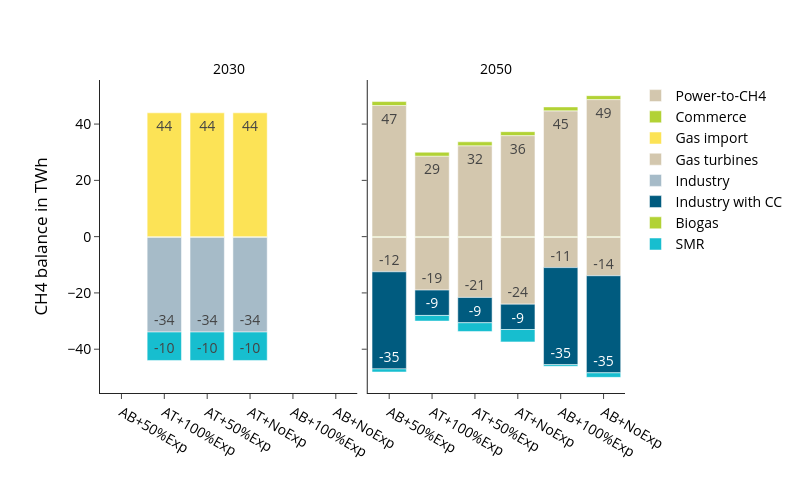

The code cell stored with this chart in its notebook:
### Code cell
fig_name = "CH4_balance_TWh"
fig = px.bar(
    df, 
    **fig_kwargs,
    color_discrete_map=colors["gas"],
    category_orders={
        "variable":list(colors["gas"].keys()),
        "scen": scen_order
        },
    #facet_col_spacing=0.1,
    labels={"value":"CH4 balance in TWh","year":"",
            "variable":"", 
            "scen":""},

)
update_layout(fig)

print("Totals per scenario and year:", demand_sum_df)
fig.show()
#save_plotly_fig(df, fig, fig, sdir, f"{idx_group_name}_{fig_name}")

### Figure 1 — Plotly figure (JSON) as saved in the notebook; plotly's stock layout.template omitted (floating-point values rounded to 4 significant figures)
{"data": [{"hovertemplate": "=%{x}<br>CH4 balance in TWh=%{text}<extra></extra>", "legendgroup": "Power-to-CH4", "marker": {"color": "#d3c7ae", "pattern": {"shape": ""}}, "name": "Power-to-CH4", "orientation": "v", "showlegend": true, "text": [44.7, 46.6, 48.7, 28.6, 32.3, 35.9], "textangle": 0, "textposition": "inside", "texttemplate": "%{y:.0f}", "type": "bar", "x": ["AB+100%Exp", "AB+50%Exp", "AB+NoExp", "AT+100%Exp", "AT+50%Exp", "AT+NoExp"], "xaxis": "x2", "y": [44.7, 46.6, 48.7, 28.6, 32.3, 35.9], "yaxis": "y2"}, {"hovertemplate": "=%{x}<br>CH4 balance in TWh=%{text}<extra></extra>", "legendgroup": "Commerce", "marker": {"color": "#b2d235", "pattern": {"shape": ""}}, "name": "Commerce", "orientation": "v", "showlegend": true, "text": [-0.3, -0.3, -0.3], "textangle": 0, "textposition": "inside", "texttemplate": "%{y:.0f}", "type": "bar", "x": ["AT+100%Exp", "AT+50%Exp", "AT+NoExp"], "xaxis": "x", "y": [-0.3, -0.3, -0.3], "yaxis": "y"}, {"hovertemplate": "=%{x}<br>CH4 balance in TWh=%{text}<extra></extra>", "legendgroup": "Commerce", "marker": {"color": "#b2d235", "pattern": {"shape": ""}}, "name": "Commerce", "orientation": "v", "showlegend": false, "text": [-0.3, -0.3, -0.3, -0.3, -0.3, -0.3], "textangle": 0, "textposition": "inside", "texttemplate": "%{y:.0f}", "type": "bar", "x": ["AB+100%Exp", "AB+50%Exp", "AB+NoExp", "AT+100%Exp", "AT+50%Exp", "AT+NoExp"], "xaxis": "x2", "y": [-0.3, -0.3, -0.3, -0.3, -0.3, -0.3], "yaxis": "y2"}, {"hovertemplate": "=%{x}<br>CH4 balance in TWh=%{text}<extra></extra>", "legendgroup": "Gas import", "marker": {"color": "#fce356", "pattern": {"shape": ""}}, "name": "Gas import", "orientation": "v", "showlegend": true, "text": [44.0, 44.0, 44.0], "textangle": 0, "textposition": "inside", "texttemplate": "%{y:.0f}", "type": "bar", "x": ["AT+100%Exp", "AT+50%Exp", "AT+NoExp"], "xaxis": "x", "y": [44.0, 44.0, 44.0], "yaxis": "y"}, {"hovertemplate": "=%{x}<br>CH4 balance in TWh=%{text}<extra></extra>", "legendgroup": "Gas turbines", "marker": {"color": "#d3c7ae", "pattern": {"shape": ""}}, "name": "Gas turbines", "orientation": "v", "showlegend": true, "text": [-10.7, -12.2, -13.6, -18.7, -21.3, -23.7], "textangle": 0, "textposition": "inside", "texttemplate": "%{y:.0f}", "type": "bar", "x": ["AB+100%Exp", "AB+50%Exp", "AB+NoExp", "AT+100%Exp", "AT+50%Exp", "AT+NoExp"], "xaxis": "x2", "y": [-10.7, -12.2, -13.6, -18.7, -21.3, -23.7], "yaxis": "y2"}, {"hovertemplate": "=%{x}<br>CH4 balance in TWh=%{text}<extra></extra>", "legendgroup": "Industry", "marker": {"color": "#a6bbc8", "pattern": {"shape": ""}}, "name": "Industry", "orientation": "v", "showlegend": true, "text": [-33.6, -33.6, -33.6], "textangle": 0, "textposition": "inside", "texttemplate": "%{y:.0f}", "type": "bar", "x": ["AT+100%Exp", "AT+50%Exp", "AT+NoExp"], "xaxis": "x", "y": [-33.6, -33.6, -33.6], "yaxis": "y"}, {"hovertemplate": "=%{x}<br>CH4 balance in TWh=%{text}<extra></extra>", "legendgroup": "Industry with CC", "marker": {"color": "#005b7f", "pattern": {"shape": ""}}, "name": "Industry with CC", "orientation": "v", "showlegend": true, "text": [-34.5, -34.5, -34.5, -9.0, -9.0, -9.0], "textangle": 0, "textposition": "inside", "texttemplate": "%{y:.0f}", "type": "bar", "x": ["AB+100%Exp", "AB+50%Exp", "AB+NoExp", "AT+100%Exp", "AT+50%Exp", "AT+NoExp"], "xaxis": "x2", "y": [-34.5, -34.5, -34.5, -9.0, -9.0, -9.0], "yaxis": "y2"}, {"hovertemplate": "=%{x}<br>CH4 balance in TWh=%{text}<extra></extra>", "legendgroup": "Biogas", "marker": {"color": "#b2d235", "pattern": {"shape": ""}}, "name": "Biogas", "orientation": "v", "showlegend": true, "text": [1.4, 1.4, 1.4, 1.4, 1.4, 1.4], "textangle": 0, "textposition": "inside", "texttemplate": "%{y:.0f}", "type": "bar", "x": ["AB+100%Exp", "AB+50%Exp", "AB+NoExp", "AT+100%Exp", "AT+50%Exp", "AT+NoExp"], "xaxis": "x2", "y": [1.4, 1.4, 1.4, 1.4, 1.4, 1.4], "yaxis": "y2"}, {"hovertemplate": "=%{x}<br>CH4 balance in TWh=%{text}<extra></extra>", "legendgroup": "SMR", "marker": {"color": "#17BECF", "pattern": {"shape": ""}}, "name": "SMR", "orientation": "v", "showlegend": true, "text": [-10.1, -10.1, -10.1], "textangle": 0, "textposition": "inside", "texttemplate": "%{y:.0f}", "type": "bar", "x": ["AT+100%Exp", "AT+50%Exp", "AT+NoExp"], "xaxis": "x", "y": [-10.1, -10.1, -10.1], "yaxis": "y"}, {"hovertemplate": "=%{x}<br>CH4 balance in TWh=%{text}<extra></extra>", "legendgroup": "SMR", "marker": {"color": "#17BECF", "pattern": {"shape": ""}}, "name": "SMR", "orientation": "v", "showlegend": false, "text": [-0.6, -1.1, -1.6, -2.0, -3.1, -4.4], "textangle": 0, "textposition": "inside", "texttemplate": "%{y:.0f}", "type": "bar", "x": ["AB+100%Exp", "AB+50%Exp", "AB+NoExp", "AT+100%Exp", "AT+50%Exp", "AT+NoExp"], "xaxis": "x2", "y": [-0.6, -1.1, -1.6, -2.0, -3.1, -4.4], "yaxis": "y2"}], "layout": {"annotations": [{"font": {}, "showarrow": false, "text": "2030", "x": 0.245, "xanchor": "center", "xref": "paper", "y": 1, "yanchor": "bottom", "yref": "paper"}, {"font": {}, "showarrow": false, "text": "2050", "x": 0.755, "xanchor": "center", "xref": "paper", "y": 1, "yanchor": "bottom", "yref": "paper"}], "barmode": "relative", "height": 500, "legend": {"title": {"text": ""}, "tracegroupgap": 0}, "width": 800, "xaxis": {"anchor": "y", "categoryarray": ["AB+50%Exp", "AT+100%Exp", "AT+50%Exp", "AT+NoExp"], "categoryorder": "array", "domain": [0, 0.49], "title": {"text": ""}}, "xaxis2": {"anchor": "y2", "categoryarray": ["AB+50%Exp", "AT+100%Exp", "AT+50%Exp", "AT+NoExp"], "categoryorder": "array", "domain": [0.51, 1], "matches": "x", "title": {"text": ""}}, "yaxis": {"anchor": "x", "domain": [0, 1], "title": {"text": "CH4 balance in TWh"}}, "yaxis2": {"anchor": "x2", "domain": [0, 1], "matches": "y", "showticklabels": false}}}
